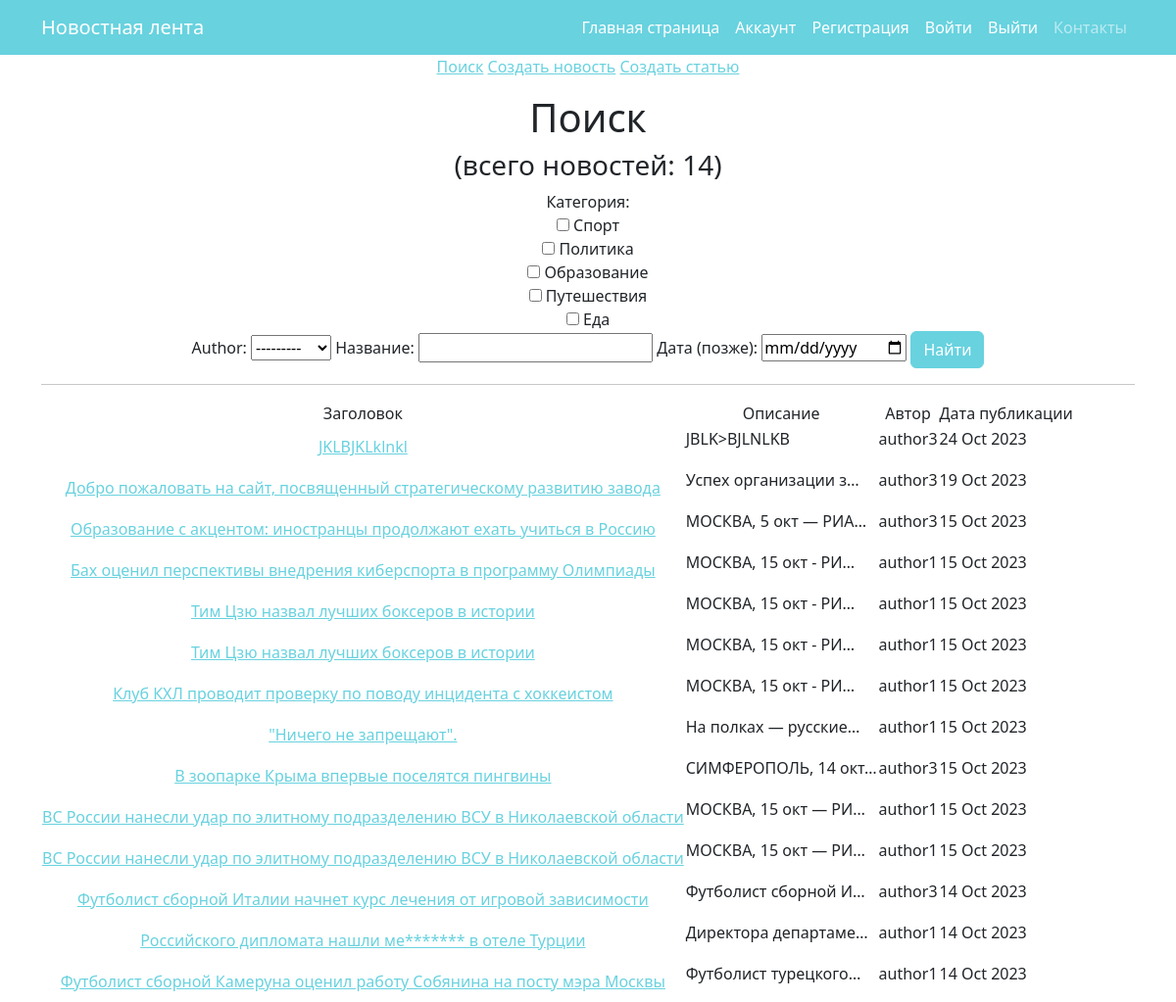
Page /news/search/ on the earlier database version.
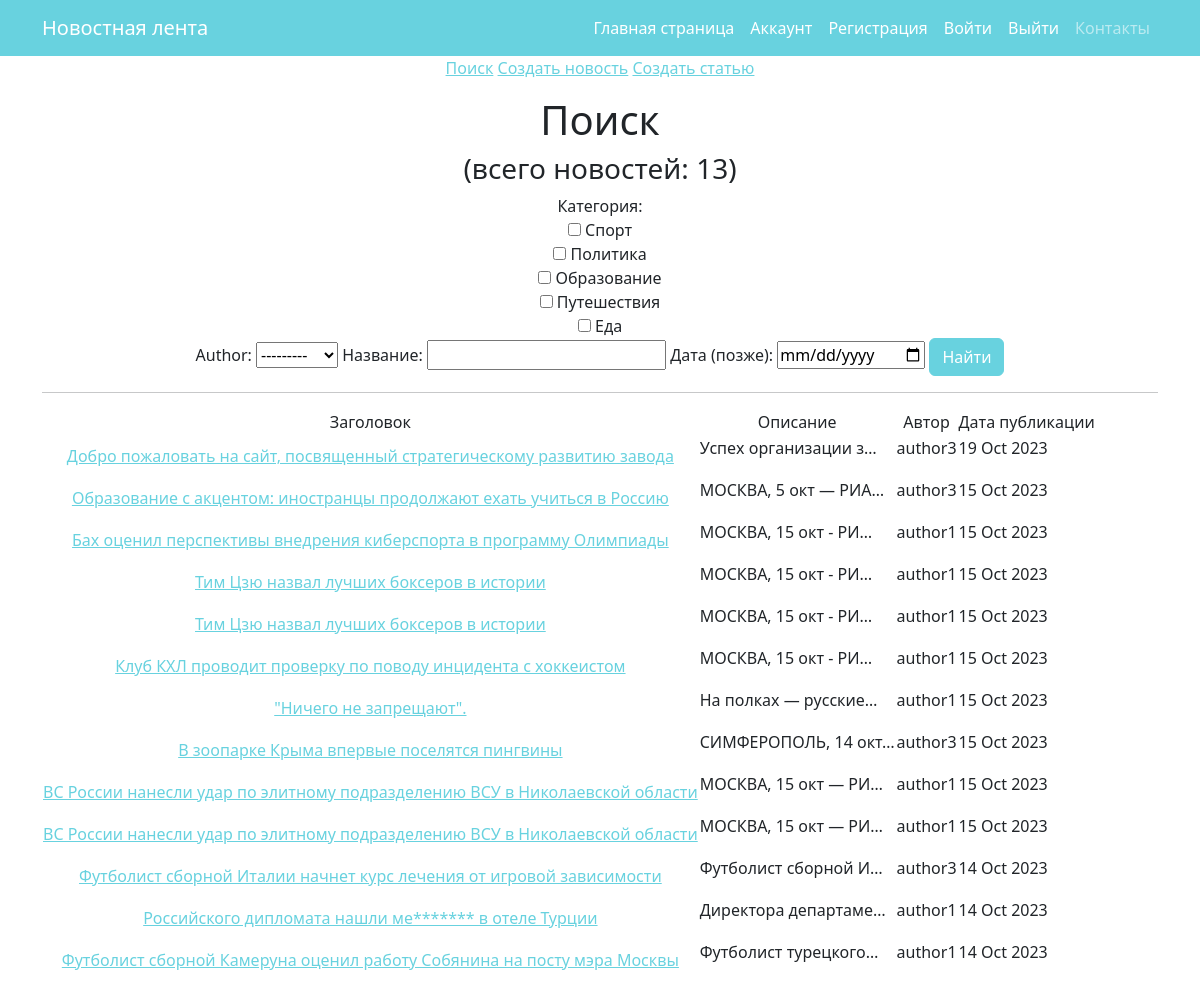
Same page on the later database version.
### news/models.py (models this page shows, shortened)
class Post(models.Model):
    author = models.ForeignKey(Author, on_delete=models.CASCADE, verbose_name=pgettext_lazy('Author', 'Author'))
    type = models.CharField(max_length=7, choices=TYPE, default='NWS')
    time_in = models.DateTimeField(auto_now_add=True)
    category = models.ManyToManyField(Category, through='PostCategory')
    title = models.CharField(max_length=100)
    text = models.TextField()
    rating = models.IntegerField(default=0)

class Author(models.Model):
    name = models.CharField(max_length=255)
    users = models.OneToOneField(User, on_delete=models.CASCADE)
    user_rating = models.IntegerField(default=0)
    def __str__(self):
        return self.name

### news/views.py (the view)
# urls.py: path('search/', PostSearch.as_view(), name='search'),
class PostSearch(ListView):
    model = Post
    template_name = 'search.html'
    context_object_name = 'posts'
    ordering = ['-time_in']
    def get_context_data(self, **kwargs):
        context = super().get_context_data(**kwargs)
        context['filter'] = PostFilter(self.request.GET, queryset=self.get_queryset())
        return context

### news/models.py (called while the page is built)
    def __str__(self):
        return self.name

### news/templatetags/custom_filters.py (called while the page is built)
@register.filter()
def censor(value):
    for word in censored_word:
        if word.lower() in value.lower():
            value = value.replace(word[2:], '*' * len(word))
    return value

### templates/search.html (shortened to what this page needs)
{% extends 'flatpages/default.html' %}
{% load custom_filters %}
{% load custom_tags %}
{% block content %}
<a href="/news/search/">Поиск</a>
<a href="/news/create/">Создать новость</a>
<a href="/news/create/">Создать статью</a>
<p>
<h1>Поиск</h1>
<h3>(всего новостей: {{ posts|length }})</h3>
<form method='GET'>
    {{ filter.form }}
    <input class="btn btn-primary" type='submit' value='Найти'>
</form>
   <hr>
       <table>
           <tr>
               <td>Заголовок</td>
               <td>Описание</td>
               <td>Автор</td>
               <td>Дата публикации</td>
           </tr>
           {% for post in filter.qs %}
           <tr>
               <td>
                <a href="/news/{{ post.id  }}">{{ post.title|censor }} </a>
            </td>
               <td><p align="left">{{ post.text|truncatechars:20 }}</td>
               <td><p align="left">{{ post.author }}</td>
               <td><p align="left">{{ post.time_in|date:'d M Y' }}</td>
           </tr>
           {% endfor %}
</table>
{% endblock content %}

Differences in the rows shown:
removed Post: title|censor "JKLBJKLklnkl", text "JBLK>BJLNLKB", author "author3", time_in "24 Oct 2023"
Other differences:
{{ posts|length }}: "14" → "13"
